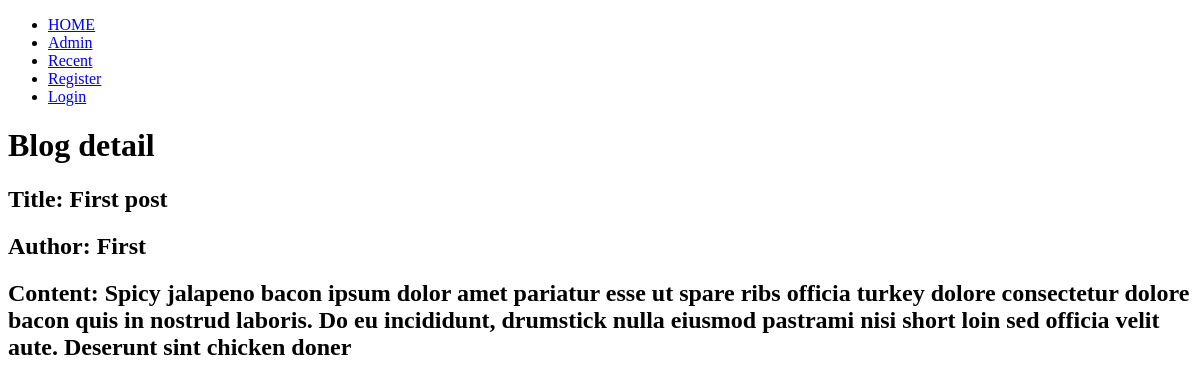
/blog_list/1/, run on an earlier commit of the app's database.
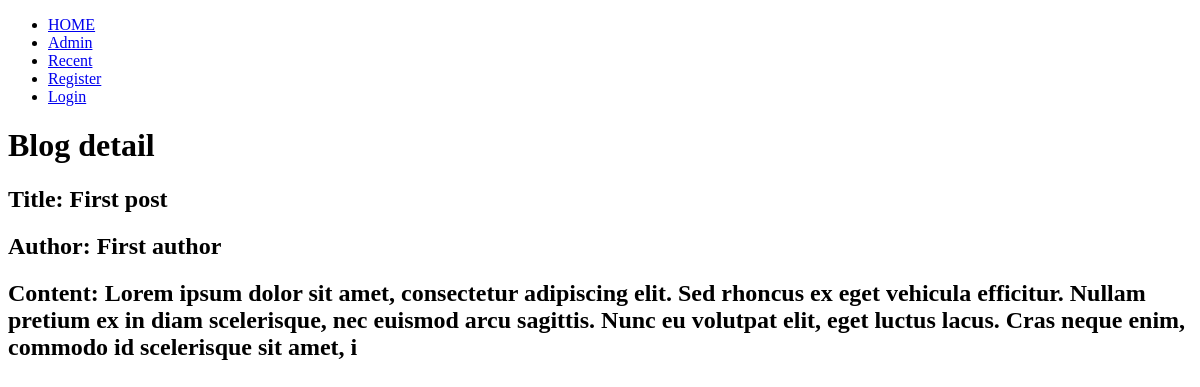
And on a later commit of the database.
### blog_app/models.py (models this page shows, shortened)
class BlogPost(models.Model):
    title = models.CharField(max_length=256)
    author = models.CharField(max_length=256)
    content = models.CharField(max_length=256)
    date = models.DateTimeField(default=datetime.now, blank=True)

### blog_app/views.py (the view)
# urls.py: url(r'^(?P<pk>\d+)/$', views.BlogDetailView.as_view(), name='detail'),
class BlogDetailView(DetailView):
    context_object_name = 'blogpost_detail'
    model = models.BlogPost
    template_name = 'blog_detail.html'

### blog_app/templates/blog_detail.html (shortened to what this page needs)
<!DOCTYPE html>
{% extends 'blog_app_base.html' %}
{% block body_block%}
  <h1>Blog detail</h1>
  <h2>Title: {{ blogpost_detail.title }}</h2>
  <h2>Author: {{ blogpost_detail.author }}</h2>
  <h2>Content: {{ blogpost_detail.content }}</h2>
{% endblock %}

What changed in the data, as far as the page shows it:
changed BlogPost "First post": author "First" → "First author"; content "Spicy jalapeno bacon ipsum dolor amet pariatur esse ut spare ribs officia turkey dolore consectetur dolore bacon quis in nostrud laboris. Do eu incididunt, drumstick nulla eiusmod pastrami nisi short loin sed officia velit aute. Deserunt sint chicken doner" → "Lorem ipsum dolor sit amet, consectetur adipiscing elit. Sed rhoncus ex eget vehicula efficitur. Nullam pretium ex in diam scelerisque, nec euismod arcu sagittis. Nunc eu volutpat elit, eget luctus lacus. Cras neque enim, commodo id scelerisque sit amet, i"
